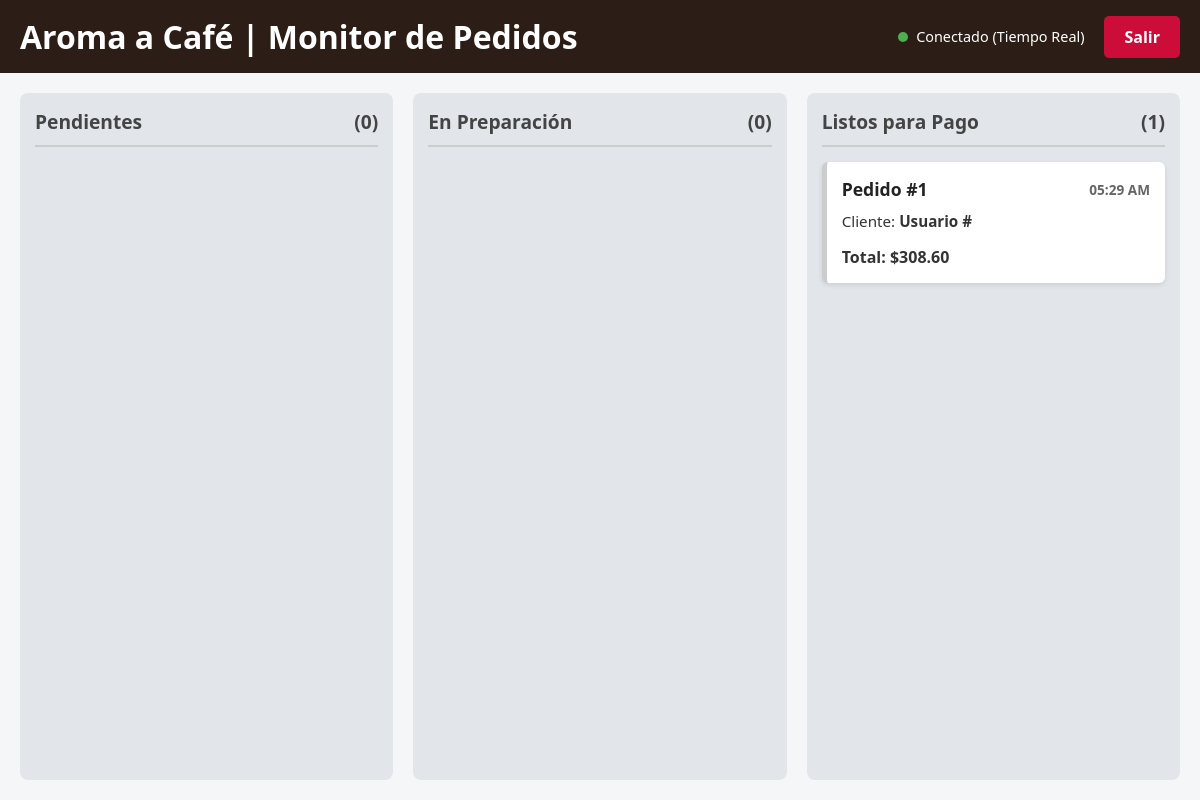
Page /admin_panel/panel_barista.php on the committed database.
### tables this page shows
CREATE TABLE `pedidos` (
  `id_pedido` int(11) NOT NULL,
  `id_usuario` int(11) NOT NULL,
  `fecha_vencimiento` date DEFAULT NULL,
  `clave_retiro` varchar(10) DEFAULT NULL,
  `total` decimal(10,2) NOT NULL,
  `estado` enum('pendiente','preparacion','listo','entregado','vencido') NOT NULL DEFAULT 'pendiente',
  `fecha_creacion` timestamp NOT NULL DEFAULT current_timestamp()
);

### admin_panel/panel_barista.php (the view, shortened to what this page needs)
<?php
require_once '../config/conexion.php';
function obtenerPedidos($conexion, $estado) {
    $stmt = $conexion->prepare("SELECT * FROM pedidos WHERE LOWER(estado) = LOWER(:estado) ORDER BY fecha_creacion ASC");
    $stmt->execute([':estado' => $estado]);
    return $stmt->fetchAll(PDO::FETCH_ASSOC);
}
$pendientes  = obtenerPedidos($conexion, 'Pendiente');
$preparacion = obtenerPedidos($conexion, 'preparacion');
$listos      = obtenerPedidos($conexion, 'listo');
?>
<!DOCTYPE html>
<html lang="es">
<head>
    <link rel="stylesheet" href="/Proyecto-Cafeteria/css/barista.css">
</head>
<body class="admin-body">
    <header class="barista-header" style="display: flex; justify-content: space-between; align-items: center; padding: 15px 20px;">
        <h1 style="margin: 0;">Aroma a Café | Monitor de Pedidos</h1>
        <div style="display: flex; align-items: center; gap: 20px;">
            <div class="status-indicator">
                <span class="dot pulse"></span> Conectado (Tiempo Real)
            </div>
            <a href="/Proyecto-Cafeteria/admin_panel/productos.php" style="background-color: #cc0c39; color: white; padding: 10px 20px; text-decoration: none; border-radius: 5px; font-weight: bold;">Salir</a>
        </div>
    </header>
    <main class="kanban-board">
        <section class="kanban-column" id="col-pendientes">
            <h2>Pendientes <span>(<?= count($pendientes) ?>)</span></h2>
        </section>
        <section class="kanban-column" id="col-preparacion">
            <h2>En Preparación <span>(<?= count($preparacion) ?>)</span></h2>
        </section>
        <section class="kanban-column" id="col-listos">
            <h2>Listos para Pago <span>(<?= count($listos) ?>)</span></h2>
            <?php foreach ($listos as $pedido): ?>
            <article class="order-card">
                <header class="order-header">
                    <h3>Pedido #<?= $pedido['id_pedido'] ?></h3>
                    <time><?= date('h:i A', strtotime($pedido['fecha_creacion'])) ?></time>
                </header>
                <div class="order-customer">Cliente: <strong>Usuario #<?= htmlspecialchars($pedido['id_usuario_fk']) ?></strong></div>
                <div class="order-total">
                    <strong>Total: $<?= number_format($pedido['total'], 2) ?></strong>
                </div>
            </article>
            <?php endforeach; ?>
        </section>
    </main>
</body>
</html>

### css/barista.css (style rules this page uses)
* { margin: 0; padding: 0; box-sizing: border-box; font-family: 'Segoe UI', Tahoma, Geneva, Verdana, sans-serif; }
.admin-body { background-color: #f4f6f8; color: #333; height: 100vh; display: flex; flex-direction: column; }
.barista-header { background-color: #2c1e16; color: white; padding: 1rem 2rem; display: flex; justify-content: space-between; align-items: center; }
.status-indicator { font-size: 0.9rem; display: flex; align-items: center; gap: 8px; }
.dot { height: 10px; width: 10px; background-color: #4CAF50; border-radius: 50%; display: inline-block; }
.kanban-board { display: grid; grid-template-columns: repeat(3, 1fr); gap: 20px; padding: 20px; flex-grow: 1; overflow-y: hidden; }
.kanban-column { background-color: #e2e6ea; border-radius: 8px; padding: 15px; display: flex; flex-direction: column; gap: 15px; overflow-y: auto; }
.kanban-column h2 { font-size: 1.2rem; color: #444; border-bottom: 2px solid #ccc; padding-bottom: 10px; display: flex; justify-content: space-between; }
.order-card { background-color: white; border-radius: 6px; padding: 15px; box-shadow: 0 2px 5px rgba(0,0,0,0.1); border-left: 5px solid #ccc; }
.order-header { display: flex; justify-content: space-between; align-items: center; margin-bottom: 10px; }
.order-header h3 { font-size: 1.1rem; color: #222; }
.order-header time { font-size: 0.85rem; color: #666; font-weight: bold; }
.order-customer { font-size: 0.95rem; margin-bottom: 10px; }

### rows in the picture
pedidos: id_pedido "1", fecha_creacion "05:29 AM", total "308.60"

### other values in the picture
count($pendientes) "0"
count($preparacion) "0"
count($listos) "1"
